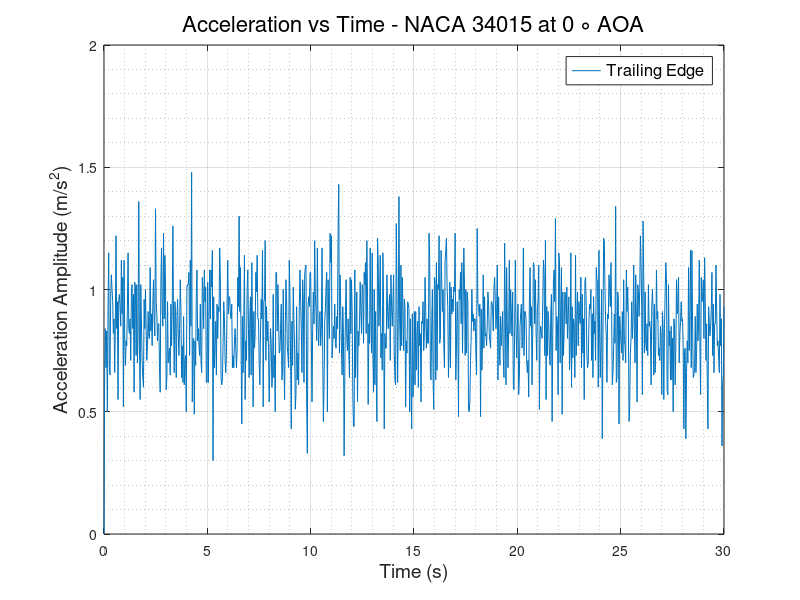
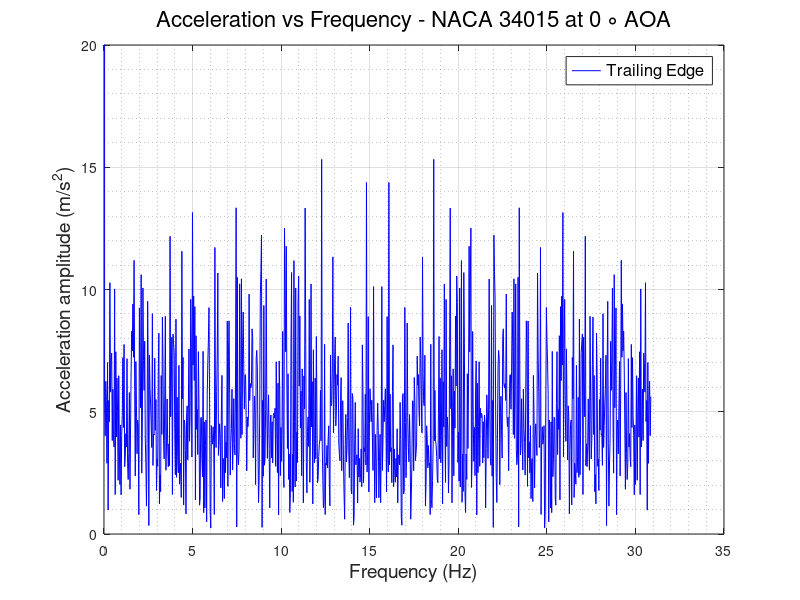

The MATLAB script that drew these images, in order:
clc
clear
close all
%% READING ACCELEROMETER DATA and defining Variables
                      % TRAILING EDGE %
data   = xlsread('TE_900rpm.csv');
TE_time   = data(:,1);
TE_X_acc  = data(:,2);
TE_Y_acc  = data(:,3);
TE_Z_acc  = data(:,4);
TE_R_acc  = sqrt(TE_X_acc.^2 + TE_Y_acc.^2 + TE_Z_acc.^2);
% plot(TE_time,TE_R_acc)
N      = numel(TE_time);
Ts     = abs(diff(TE_time(1:2)));
fs     = 1/Ts;
f_axis = [0:N-1]*fs/N;
A_freq_TE = fft(TE_Z_acc);
figure(1)
plot(TE_time, TE_Z_acc)
grid on
grid minor
xlabel('Time (s)','FontSize',14,'FontWeight','normal')
ylabel('Acceleration Amplitude (m/s^2)','FontSize',14,'FontWeight','normal')
legend ('Trailing Edge','FontSize',12,'FontWeight','normal')
title('Acceleration vs Time - NACA 34015 at 0 \circ AOA','FontSize',16,'FontWeight','normal')
% ylim([0.5 2])
figure(2)
plot(f_axis,abs(A_freq_TE),'-b','LineWidth',0.5)
grid on 
grid minor
ylabel('Acceleration amplitude (m/s^2)','FontSize',14,'FontWeight','normal')
xlabel('Frequency (Hz)','FontSize',14,'FontWeight','normal')
ylim([0 20])
legend ('Trailing Edge','FontSize',12,'FontWeight','normal')
title('Acceleration vs Frequency - NACA 34015 at 0 \circ AOA','FontSize',16,'FontWeight','normal')
